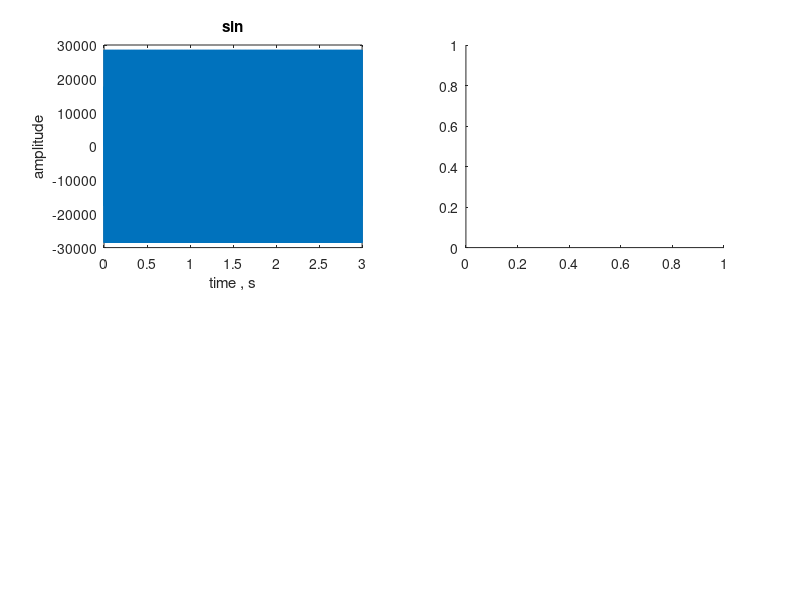

Reproduce this figure in MATLAB. (Note: this script raises an error after producing the figure.)
clc;
clear all;
close all;

%% синусиода

fs = 2500;  %частота дискретизации
A = 30000;  %амплитуда
f_sin = 1000;   %частота синусоиды

T = 3; %длительность 
t = 0:1/fs:T; %время


signal = A * sin(2*pi*f_sin*t);
signal = int16(signal);

%% графики

n = length(signal);
f = 1 / T * (0 : floor(n / 2) - 1); %

subplot(2,2,1), plot(t, signal);
xlabel("time , s");
ylabel("amplitude");
title("sin");

subplot(2,2,2), plot (f , abs(spectr(signal)));
xlabel("frequency , Hz");
ylabel("amplitude");
title("sin");
%% запись

audiowrite('sin.wav', signal, fs);

%% клиппинг

cut = 20000;
clipped_signal = signal;
%plot(t, x);

clipped_signal(clipped_signal > cut) = cut;
clipped_signal(clipped_signal < -cut) = -cut;

audiowrite('clipped_sin.wav', signal, fs);

%% графики

subplot(2,2,3), plot(t, clipped_signal);
xlabel("time , s");
ylabel("amplitude");
title("clipped sin");

subplot(2,2,4), plot (f , abs(spectr(clipped_signal)));
xlabel("frequency , Hz");
ylabel("amplitude");
title("clipped sin");

function spectr = spectr (signal)
n = length(signal);
fourier = fft(signal) / n;
spectr = fourier(1 : floor(n / 2));
end
 
% Вопросы и замечания:
% 1) Почему задано такое значание амплитуды (строка 8)?
% 2) Зачем нужна строка 16?
% 3) Отсутствует анализ характеристик клиппированного сигнала.


% 1) чтобы реализовать клипинг задавал значения сигнала в int16 (так как по
% умолчанию сигнал double, клипируется при амплитуде > 1)
% 2) при таком задании амплитуда 3 - очень тихая, взял 30000
% 3) добавлено, при клиппинге появляется дополнительная частота 500 hz


% Дополнительный вопрос:
% 1) Если разложить клиппированную синусоиду по базису синусных функций, то
% мы получим множество составляющих. Почему в данном случае в спектре
% появилась только одна дополнительная составляющая? Разве из суммы двух
% синусоид складывается клиппированная синусоида?

